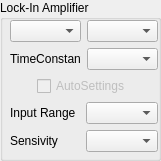
   <widget class="QGroupBox" name="groupBoxLockInAmplifier">
    <property name="geometry">
     <rect>
      <x>10</x>
      <y>10</y>
      <width>161</width>
      <height>161</height>
     </rect>
    </property>
    <property name="title">
     <string>Lock-In Amplifier</string>
    </property>
    <widget class="QWidget" name="layoutWidget">
     <property name="geometry">
      <rect>
       <x>10</x>
       <y>20</y>
       <width>148</width>
       <height>142</height>
      </rect>
     </property>
     <layout class="QVBoxLayout" name="verticalLayout_14">
      <item>
       <layout class="QHBoxLayout" name="horizontalLayout_34">
        <item>
         <widget class="QComboBox" name="comboBoxModelLockInAmplifier"/>
        </item>
        <item>
         <widget class="QComboBox" name="comboBoxSerialPortLockInAmplifier"/>
        </item>
       </layout>
      </item>
      <item>
       <layout class="QHBoxLayout" name="horizontalLayout_30">
        <item>
         <widget class="QLabel" name="labelTimeConstantLockInAmplifier">
          <property name="text">
           <string>TimeConstant</string>
          </property>
         </widget>
        </item>
        <item>
         <widget class="QComboBox" name="comboBoxTimeConstantLockInAmplifier"/>
        </item>
       </layout>
      </item>
      <item>
       <layout class="QHBoxLayout" name="horizontalLayout_33">
        <item>
         <spacer name="horizontalSpacer_10">
          <property name="orientation">
           <enum>Qt::Horizontal</enum>
          </property>
          <property name="sizeHint" stdset="0">
           <size>
            <width>40</width>
            <height>20</height>
           </size>
          </property>
         </spacer>
        </item>
        <item>
         <widget class="QCheckBox" name="checkBoxAutosettingsLockInAmplifier">
          <property name="enabled">
           <bool>false</bool>
          </property>
          <property name="text">
           <string>AutoSettings</string>
          </property>
         </widget>
        </item>
        <item>
         <spacer name="horizontalSpacer_9">
          <property name="orientation">
           <enum>Qt::Horizontal</enum>
          </property>
          <property name="sizeHint" stdset="0">
           <size>
            <width>40</width>
            <height>20</height>
           </size>
          </property>
         </spacer>
        </item>
       </layout>
      </item>
      <item>
       <layout class="QHBoxLayout" name="horizontalLayout_31">
        <item>
         <widget class="QLabel" name="labelInputRangeLockInAmplifier">
          <property name="text">
           <string>Input Range</string>
          </property>
         </widget>
        </item>
        <item>
         <widget class="QComboBox" name="comboBoxInputRangeLockInAmplifier"/>
        </item>
       </layout>
      </item>
      <item>
       <layout class="QHBoxLayout" name="horizontalLayout_32">
        <item>
         <widget class="QLabel" name="labelSensivityLockInAmplifier">
          <property name="text">
           <string>Sensivity</string>
          </property>
         </widget>
        </item>
        <item>
         <widget class="QComboBox" name="comboBoxSensivityLockInAmplifier"/>
        </item>
       </layout>
      </item>
      <item>
       <spacer name="verticalSpacer">
        <property name="orientation">
         <enum>Qt::Vertical</enum>
        </property>
        <property name="sizeHint" stdset="0">
         <size>
          <width>20</width>
          <height>40</height>
         </size>
        </property>
       </spacer>
      </item>
     </layout>
    </widget>
   </widget>
